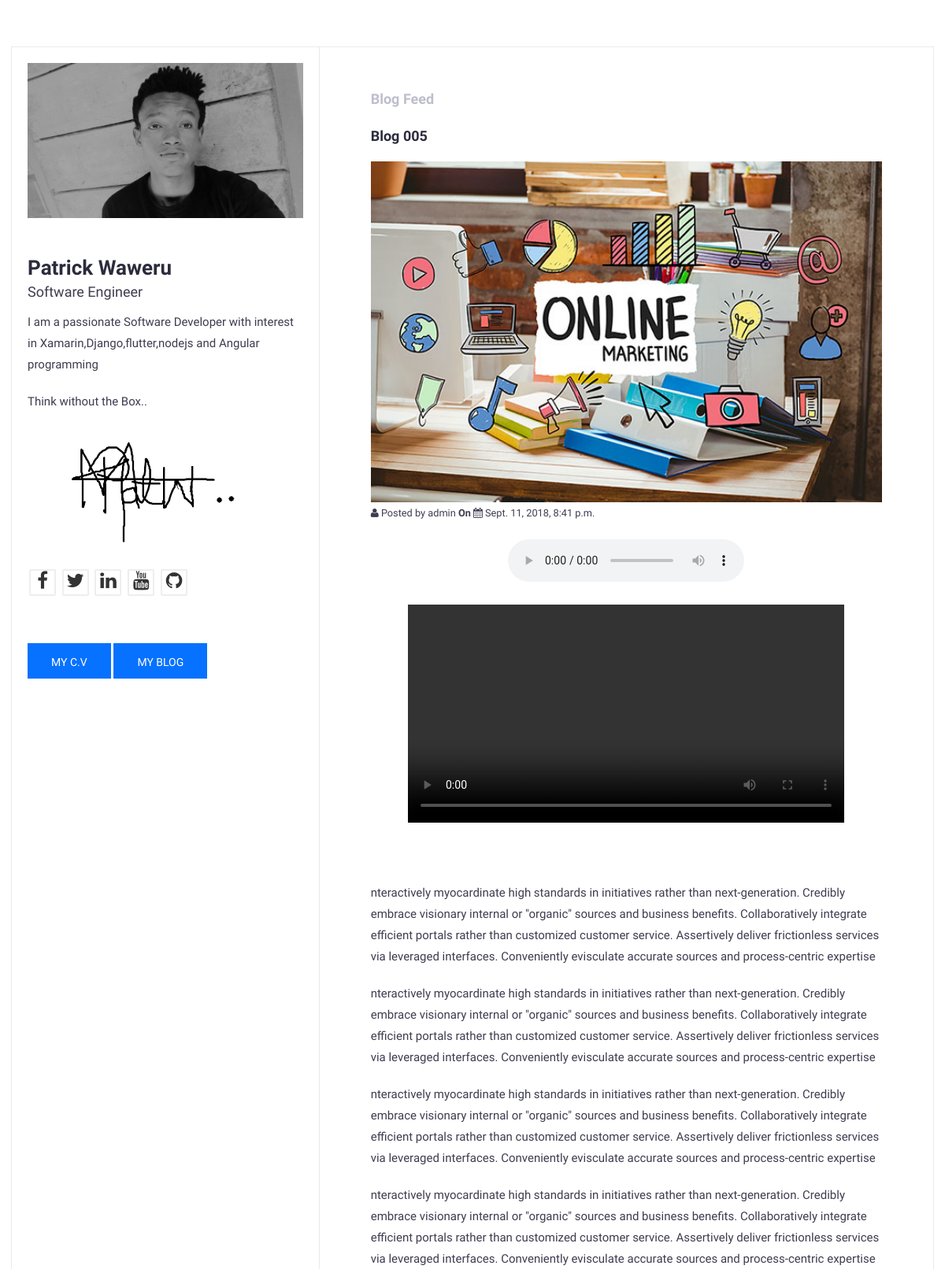
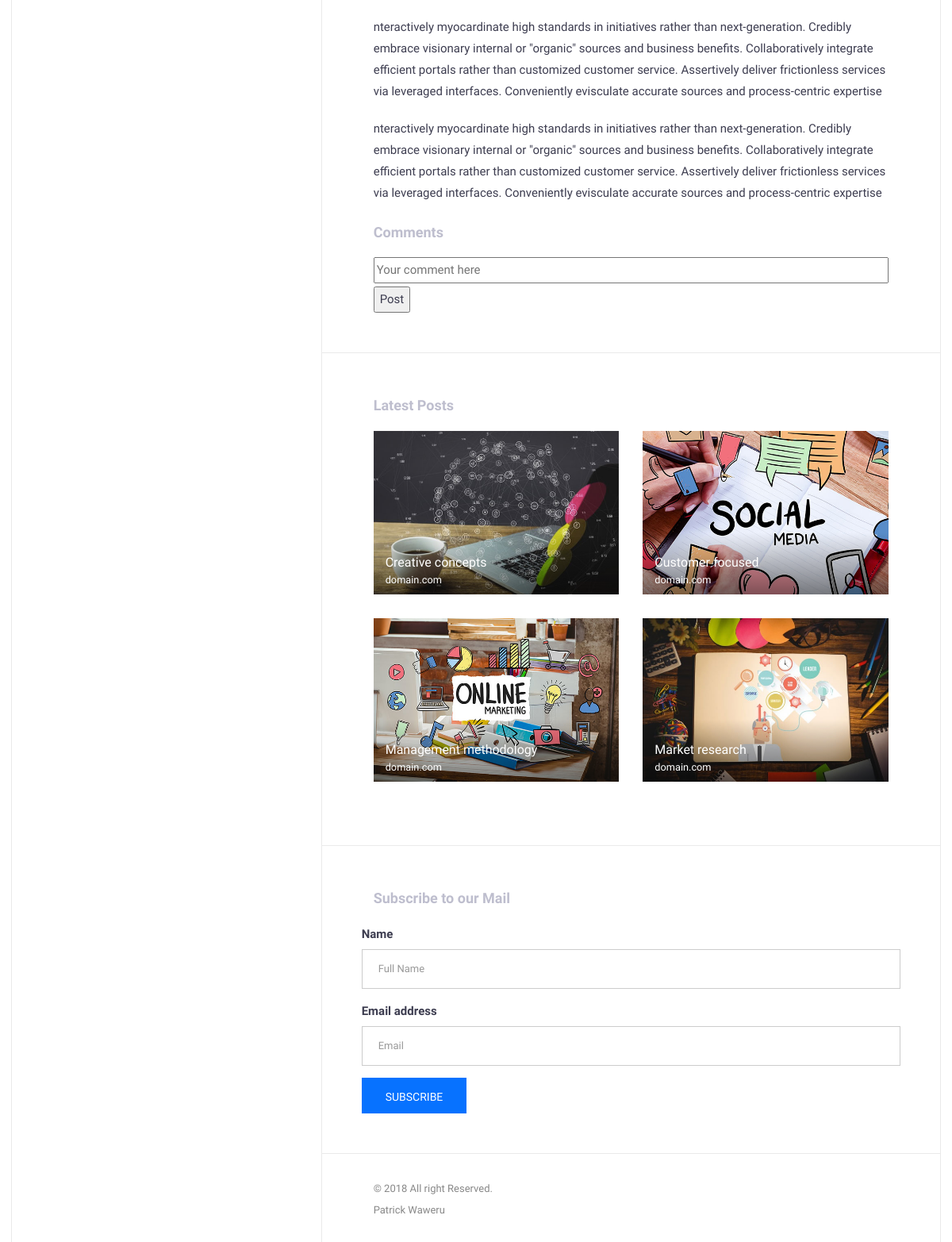
The page /blog/2018/09/11/005/ on the database its author committed (2 pictures, top to bottom).
### blog/models.py (models this page shows, shortened)
class Post(models.Model):
    STATUS_CHOICES = (
        ('draft', 'Draft'),
        ('published', 'Published'),
    )
    title = models.CharField(max_length=250)
    slug = models.SlugField(max_length=250, unique_for_date='publish')
    author = models.ForeignKey(User, related_name='blog_posts')
    image = models.ImageField(default = timezone.now)
    content = HTMLField('Content')
    publish = models.DateTimeField(default=timezone.now)
    created = models.DateTimeField(auto_now_add=True)
    updated = models.DateTimeField(auto_now=True)
    status = models.CharField(max_length=10, choices=STATUS_CHOICES, default='draft')
    objects = models.Manager()
    published = PublishedManager()
    class Meta:
        ordering = ('-publish',)

### blog/views.py (the view)
def post_detail_view(request, year, month, day, post):
    post = get_object_or_404(Post, slug=post, status='published', publish__year=year, publish__month=month, publish__day=day)
    return render(request, 'blog/detail.html', {'post': post})

### blog/templates/blog/detail.html
{% extends "blog/master.html" %}
{% load static %}
{% block content %}
    <div class="row">
        <div class="col-md-12">
            <div class="expertise-item">
                <h2>{{ post.title }}</h2>
                <img style="width:100%" src="{% static 'img/portfolio-3.jpg' %}" alt="">
                <small> <i class="fa fa-user" aria-hidden="true"></i> Posted by {{ post.author }} <b>On</b>
                    <i class="fa fa-calendar" aria-hidden="true"></i> {{ post.publish }}
                </small>
                <p> {{ post.content |safe }} </p>
            </div>
        </div>
    </div>
    <div class="section-title">
        <h2>Comments</h2>
    </div>
    <form>
        <input style="width:100%"  placeholder="Your comment here">
        <button style="margin-top:4px;" type="submit">Post</button>
    </form>
{% endblock %}

### blog/static/css/style.css (style rules this page uses)
body { font-family : 'Hind', sans-serif; font-size : 15px; line-height : 1.8em; color : #3d3d50; font-weight : 300; background : url("../img/pattern-bg.html") fixed; }
h1, h2, h3, h4, h5, h6 { margin : 0 0 15px; color : #2b2b3d; }
h2 { font-size : 18px; line-height : 1.8em; font-weight : 700; }
p { margin-bottom : 20px; }
.section-title { margin-bottom : 15px; }
.section-title h2 { margin-bottom : 5px; color : #bebece; }
.expertise-item { margin-bottom : 20px; }

### rows shown on the page
Post: title "Blog 005", author "admin", publish "Sept. 11, 2018, 8:41 p.m.", content "nteractively myocardinate high standards in initiatives rather than next-generation. Credibly embrace visionary internal or \"organic\" sources and business benefits. Collaboratively integrate efficient portals rather than customized customer service. Assertively deliver frictionless services via leveraged interfaces. Conveniently evisculate accurate sources and process-centric expertise nteractively myocardinate high standards in initiatives rather than next-generation. Credibly embrace visionary internal or \"organic\" sources and business benefits. Collaboratively integrate efficient portals rather than customized customer service. Assertively deliver frictionless services via leveraged…"
